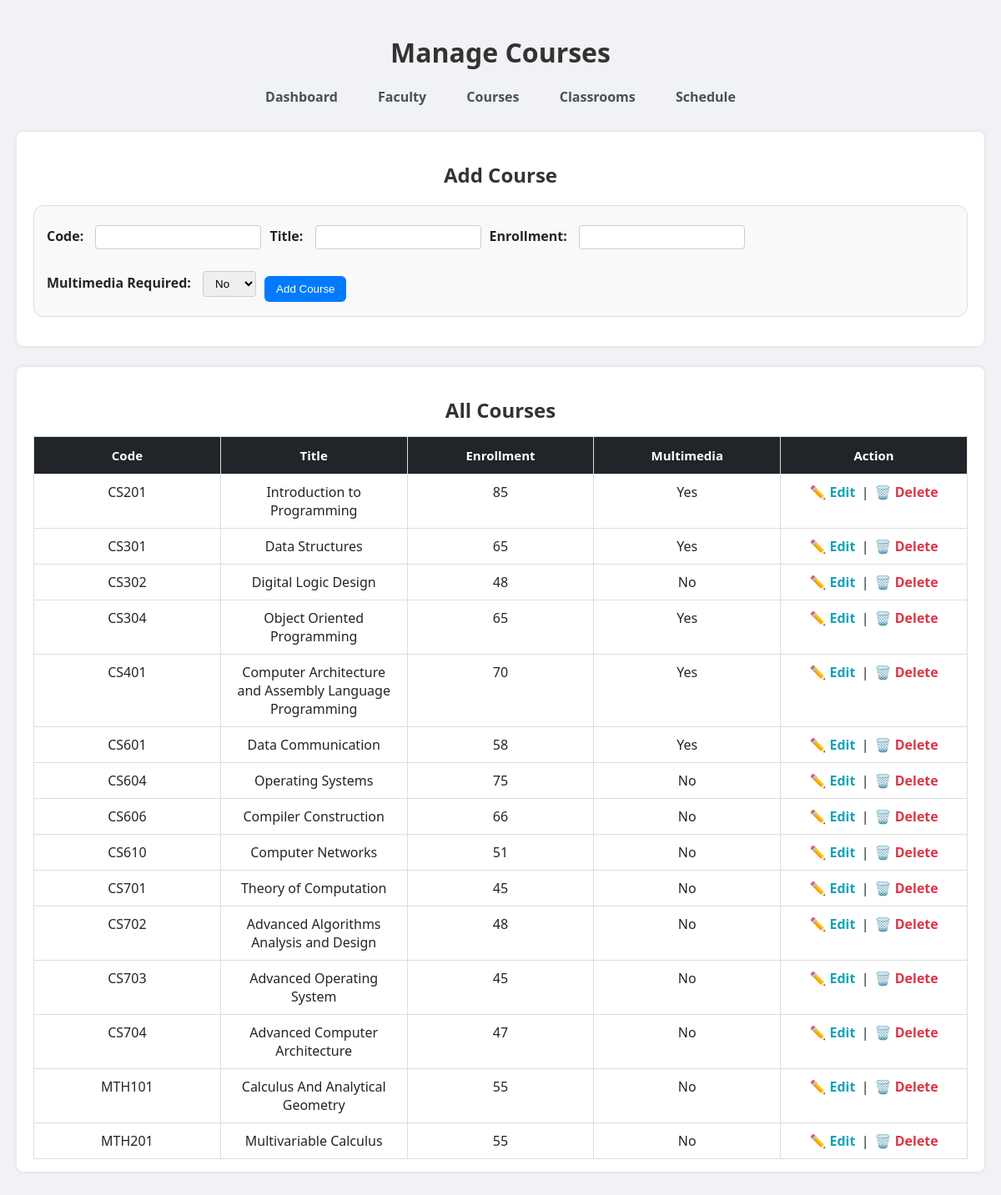
/courses.php, run on the app's committed database.
### tables this page shows
CREATE TABLE `courses` (
  `CourseCode` varchar(10) NOT NULL,
  `CourseTitle` varchar(100) NOT NULL,
  `Enrollment` int(11) NOT NULL,
  `MultimediaReq` tinyint(1) DEFAULT 0,
  `InstructorAssigned` varchar(10) DEFAULT NULL
);

### functions.php (called while the page is built, shortened)
<?php
require_once "config.php";
function getCourses() {
    global $conn;
    $result = $conn->query("SELECT * FROM Courses");
    return $result ? $result->fetch_all(MYSQLI_ASSOC) : [];
}
?>

### courses.php (the view, shortened to what this page needs)
<?php
require_once "config.php";
require_once "functions.php";
$courseList = getCourses();
?>
<!DOCTYPE html>
<html>
<head>
    <link rel="stylesheet" href="assets/style.css?v=<?= filemtime('assets/style.css') ?>">
</head>
<body>
<h1>Manage Courses</h1>
<nav>
    <a href="index.php">Dashboard</a>
    <a href="faculty.php">Faculty</a>
    <a href="courses.php">Courses</a>
    <a href="classrooms.php">Classrooms</a>
    <a href="schedule.php">Schedule</a>
</nav>
<section>
    <h2>Add Course</h2>
    <form method="POST" class="form-box">
        <label>Code: <input type="text" name="code" required></label>
        <label>Title: <input type="text" name="title" required></label>
        <label>Enrollment: <input type="number" name="enrollment" required></label>
        <label>Multimedia Required:
            <select name="multimedia" required>
                <option value="0">No</option>
            </select>
        </label>
        <button type="submit" name="addCourse">Add Course</button>
    </form>
</section>
<section>
    <h2>All Courses</h2>
    <table>
        <tr>
            <th>Code</th>
            <th>Title</th>
            <th>Enrollment</th>
            <th>Multimedia</th>
            <th>Action</th>
        </tr>
        <?php foreach ($courseList as $c): ?>
            <tr>
                <td><?= htmlspecialchars($c['CourseCode']) ?></td>
                <td><?= htmlspecialchars($c['CourseTitle']) ?></td>
                <td><?= htmlspecialchars($c['Enrollment']) ?></td>
                <td><?= $c['MultimediaReq'] ? 'Yes' : 'No' ?></td>
                <td>
                    <a href="editCourse.php?code=<?= urlencode($c['CourseCode']) ?>" class="action-edit">✏️ Edit</a> |
                    <a href="courses.php?deleteCourse=<?= urlencode($c['CourseCode']) ?>" class="action-delete" onclick="return confirm('Are you sure?')">🗑️ Delete</a>
                </td>
            </tr>
        <?php endforeach; ?>
    </table>
</section>
</body>
</html>

### assets/style.css (style rules this page uses)
body { font-family: 'Segoe UI', Arial, sans-serif; background: #f0f2f5; margin: 0; padding: 20px; color: #212529; }
h1, h2 { text-align: center; color: #333; margin-bottom: 15px; }
nav { text-align: center; margin-bottom: 25px; }
nav a { display: inline-block; margin: 0 10px; text-decoration: none; color: #495057; font-weight: 600; padding: 6px 12px; border-radius: 4px; transition: all 0.3s ease; }
section { background-color: #fff; padding: 15px 20px; margin-bottom: 25px; border-radius: 8px; box-shadow: 0 0 5px rgba(0,0,0,0.1); }
form { display: flex; flex-wrap: wrap; gap: 10px; align-items: center; margin-bottom: 15px; }
form input[type="text"], form input[type="number"], form select { padding: 6px 10px; border: 1px solid #ccc; border-radius: 4px; }
form label { font-weight: bold; margin-right: 5px; }
form button { padding: 8px 16px; background-color: #28a745; border: none; color: #fff; cursor: pointer; border-radius: 4px; transition: background-color 0.3s; }
table { border-collapse: collapse; width: 100%; margin-top: 10px; table-layout: fixed; }
th, td { border: 1px solid #333; padding: 8px; text-align: center; vertical-align: top; word-wrap: break-word; }
th { background-color: #007BFF; color: #fff; }
a { text-decoration: none; color: #007BFF; font-weight: bold; margin: 0 3px; }

### courses.php (style rules this page uses)
nav { text-align: center; margin-bottom: 25px; }
nav a { display: inline-block; margin: 0 10px; text-decoration: none; color: #495057; font-weight: 600; padding: 6px 12px; border-radius: 4px; transition: all 0.3s ease; }
table { width: 100%; border-collapse: collapse; margin-top: 15px; }
table th, table td { border: 1px solid #ddd; padding: 10px; text-align: center; }
table th { background: #212529; color: #ffffff; font-weight: bold; font-size: 15px; padding: 12px; text-align: center; }
.form-box { margin: 20px 0; padding: 15px; border: 1px solid #ddd; border-radius: 12px; background: #f9f9f9; }
.form-box label { display: block; margin: 8px 0; }
.form-box input, .form-box select { margin-left: 10px; }
.form-box button { margin-top: 12px; padding: 8px 14px; border: none; border-radius: 6px; background: #007bff; color: #fff; cursor: pointer; }
.action-edit { color: #17a2b8; text-decoration: none; font-weight: bold; }
.action-delete { color: #dc3545; text-decoration: none; font-weight: bold; }

### data on the page
courses: CourseCode "CS201", CourseTitle "Introduction to Programming", Enrollment "85", MultimediaReq "Yes"
courses: CourseCode "CS301", CourseTitle "Data Structures", Enrollment "65", MultimediaReq "Yes"
courses: CourseCode "CS302", CourseTitle "Digital Logic Design", Enrollment "48", MultimediaReq "No"
courses: CourseCode "CS304", CourseTitle "Object Oriented Programming", Enrollment "65", MultimediaReq "Yes"
courses: CourseCode "CS401", CourseTitle "Computer Architecture and Assembly Language Programming", Enrollment "70", MultimediaReq "Yes"
courses: CourseCode "CS601", CourseTitle "Data Communication", Enrollment "58", MultimediaReq "Yes"
courses: CourseCode "CS604", CourseTitle "Operating Systems", Enrollment "75", MultimediaReq "No"
courses: CourseCode "CS606", CourseTitle "Compiler Construction", Enrollment "66", MultimediaReq "No"
courses: CourseCode "CS610", CourseTitle "Computer Networks", Enrollment "51", MultimediaReq "No"
courses: CourseCode "CS701", CourseTitle "Theory of Computation", Enrollment "45", MultimediaReq "No"
courses: CourseCode "CS702", CourseTitle "Advanced Algorithms Analysis and Design", Enrollment "48", MultimediaReq "No"
courses: CourseCode "CS703", CourseTitle "Advanced Operating System", Enrollment "45", MultimediaReq "No"
courses: CourseCode "CS704", CourseTitle "Advanced Computer Architecture", Enrollment "47", MultimediaReq "No"
courses: CourseCode "MTH101", CourseTitle "Calculus And Analytical Geometry", Enrollment "55", MultimediaReq "No"
courses: CourseCode "MTH201", CourseTitle "Multivariable Calculus", Enrollment "55", MultimediaReq "No"
